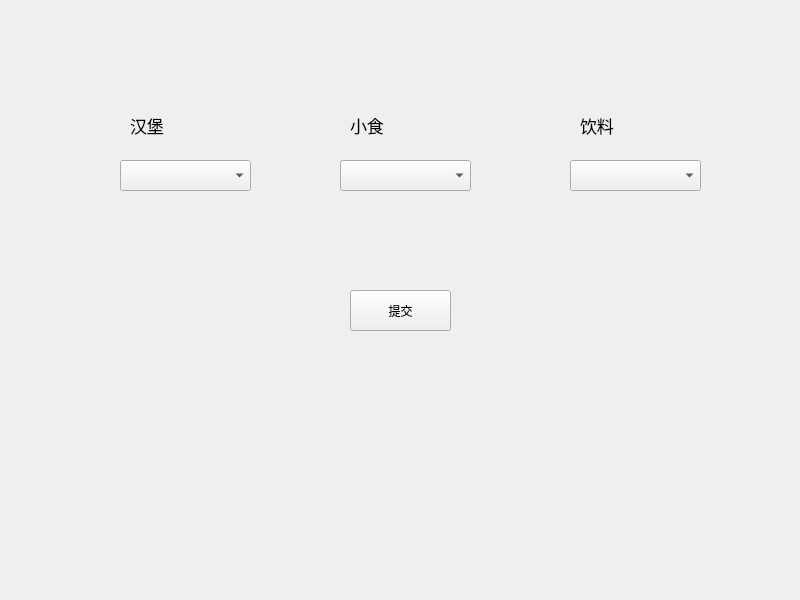
<?xml version="1.0" encoding="UTF-8"?>
<ui version="4.0">
 <class>Widget</class>
 <widget class="QWidget" name="Widget">
  <property name="geometry">
   <rect>
    <x>0</x>
    <y>0</y>
    <width>800</width>
    <height>600</height>
   </rect>
  </property>
  <property name="windowTitle">
   <string>Widget</string>
  </property>
  <widget class="QComboBox" name="comboBox">
   <property name="geometry">
    <rect>
     <x>120</x>
     <y>160</y>
     <width>131</width>
     <height>31</height>
    </rect>
   </property>
  </widget>
  <widget class="QComboBox" name="comboBox_2">
   <property name="geometry">
    <rect>
     <x>340</x>
     <y>160</y>
     <width>131</width>
     <height>31</height>
    </rect>
   </property>
  </widget>
  <widget class="QComboBox" name="comboBox_3">
   <property name="geometry">
    <rect>
     <x>570</x>
     <y>160</y>
     <width>131</width>
     <height>31</height>
    </rect>
   </property>
  </widget>
  <widget class="QLabel" name="label">
   <property name="geometry">
    <rect>
     <x>130</x>
     <y>110</y>
     <width>111</width>
     <height>31</height>
    </rect>
   </property>
   <property name="font">
    <font>
     <pointsize>13</pointsize>
    </font>
   </property>
   <property name="text">
    <string>汉堡</string>
   </property>
  </widget>
  <widget class="QLabel" name="label_2">
   <property name="geometry">
    <rect>
     <x>350</x>
     <y>110</y>
     <width>111</width>
     <height>31</height>
    </rect>
   </property>
   <property name="font">
    <font>
     <pointsize>13</pointsize>
    </font>
   </property>
   <property name="text">
    <string>小食</string>
   </property>
  </widget>
  <widget class="QLabel" name="label_3">
   <property name="geometry">
    <rect>
     <x>580</x>
     <y>110</y>
     <width>111</width>
     <height>31</height>
    </rect>
   </property>
   <property name="font">
    <font>
     <pointsize>13</pointsize>
    </font>
   </property>
   <property name="text">
    <string>饮料</string>
   </property>
  </widget>
  <widget class="QPushButton" name="pushButton">
   <property name="geometry">
    <rect>
     <x>350</x>
     <y>290</y>
     <width>101</width>
     <height>41</height>
    </rect>
   </property>
   <property name="text">
    <string>提交</string>
   </property>
  </widget>
 </widget>
 <resources/>
 <connections/>
</ui>
